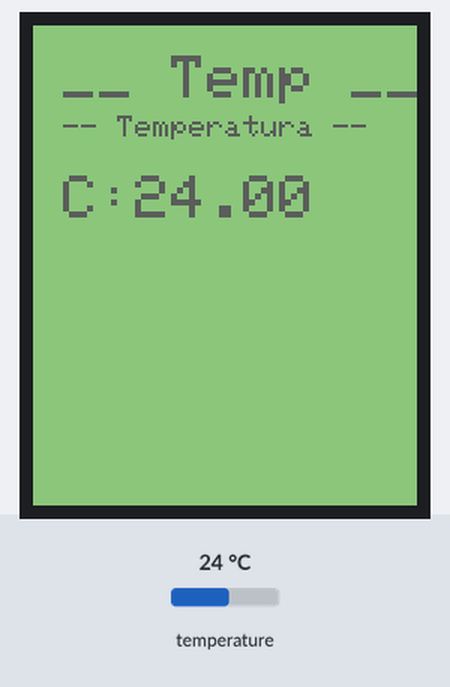
Simulated run of this sketch. Board: ESP32. On the bench: 128×160 colour display. The test bench sets the inputs (shaded band); at power-on: temperature 24 °C. What the sketch prints to the serial monitor is not drawn.

Above: at 1.6 s.
1.7 s: temperature set to 12 °C
At 2.7 s:
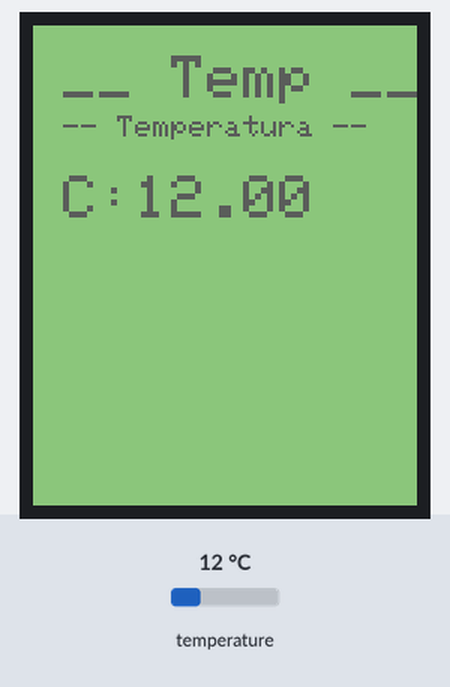
3.6 s: temperature set to 19 °C
At 5.0 s:
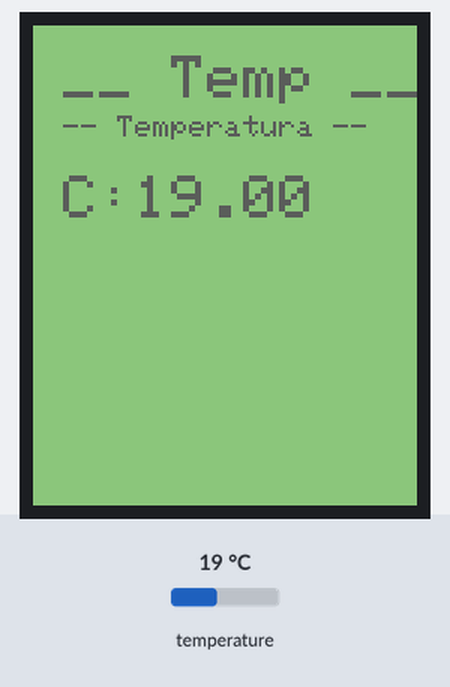
5.7 s: temperature set to 28 °C
At 7.4 s:
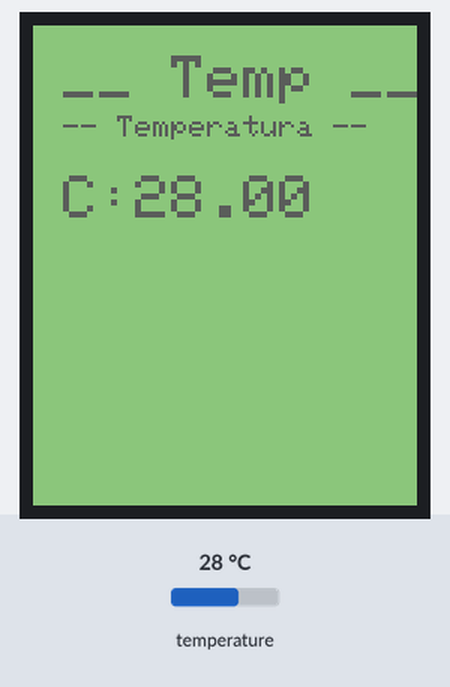
Timing chart, 0 to 8.9 s (numbered marks = the images above; inputs shaded):
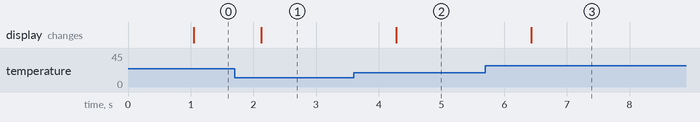

The sketch:

Temperatura_Display.ino
```cpp
#include <Adafruit_GFX.h>    // Core graphics library
#include <Adafruit_ST7735.h> // Hardware-specific library for ST7735
#include <SPI.h>

// These pins will also work for the 1.8" TFT shield

//ESP32-WROOM
#define TFT_DC 12 //A0
#define TFT_CS 13 //CS
#define TFT_MOSI 14 //SDA
#define TFT_CLK 27 //SCK
#define TFT_RST 0
#define TFT_MISO 0

//esp32 LoRa
/*
#define TFT_DC 17 //A0
#define TFT_CS 21 //CS
#define TFT_MOSI 2 //SDA
#define TFT_CLK 23 //SCK
#define TFT_RST 0
#define TFT_MISO 0
*/

Adafruit_ST7735 tft = Adafruit_ST7735(TFT_CS, TFT_DC, TFT_MOSI, TFT_CLK, TFT_RST);
/* ========================================================================================================

   Curso de Arduino e AVR 120

   WR Kits Channel


   Termômetro à Prova d'água


   Autor: Eng. Wagner Rambo  Data: Maio de 2017

   www.wrkits.com.br | facebook.com/wrkits | youtube.com/user/canalwrkits | dailymotion.com/wrkits


   HARDWARE:

   Fio vermelho do sensor -> 5V do Arduino
   Fio preto do sensor    -> GND do Arduino
   Fio amarelo do sensor  -> digital 3 do Arduino (ligar um resistor de 4,7k entre esta entrada e os 5V)


======================================================================================================== */


// ========================================================================================================
// --- Bibliotecas Auxiliares ---
#include <OneWire.h>
#include <DallasTemperature.h>


// ========================================================================================================
// --- Mapeamento de Hardware ---
#define    ONE_WIRE_BUS     23          //sinal do sensor DS18B20


// ========================================================================================================
// --- Declaração de Objetos ---
OneWire oneWire(ONE_WIRE_BUS);        //objeto one_wire
DallasTemperature sensors(&oneWire);
DeviceAddress sensor1;


// ========================================================================================================
// --- Protótipo das Funções ---
void mostra_endereco_sensor(DeviceAddress deviceAddress);  //Função para mostrar endereço do sensor


// ========================================================================================================
// --- Variáveis Globais ---
float tempMin = 999;   //armazena temperatura mínima
float tempMax = 0;     //armazena temperatura máxima


// ========================================================================================================
// --- Configurações Iniciais ---
void setup()
{
  //  Serial.begin(9600);
//  Serial.print("Hello! ST77xx TFT Test");

  // Use this initializer if you're using a 1.8" TFT
  tft.initR(INITR_BLACKTAB);   // initialize a ST7735S chip, black tab

  // Use this initializer (uncomment) if you're using a 1.44" TFT
  //tft.initR(INITR_144GREENTAB);   // initialize a ST7735S chip, black tab

  // Use this initializer (uncomment) if you're using a 0.96" 180x60 TFT
  //tft.initR(INITR_MINI160x80);   // initialize a ST7735S chip, mini display

  // Use this initializer (uncomment) if you're using a 1.54" 240x240 TFT
  //tft.init(240, 240);   // initialize a ST7789 chip, 240x240 pixels

//  Serial.println("Initialized");
  tft.setTextWrap(false);
  tft.fillScreen(0x408E2F);
  tft.setTextColor(0x5AEB);

 Serial.println("done");


  Serial.begin(9600);

  sensors.begin();

  // Localiza e mostra enderecos dos sensores
  Serial.println("Localizando sensores DS18B20...");
  Serial.print("Foram encontrados ");
  Serial.print(sensors.getDeviceCount(), DEC);
  Serial.println(" sensores.");

  if (!sensors.getAddress(sensor1, 0))
     Serial.println("Sensores nao encontrados !");

  // Mostra o endereco do sensor encontrado no barramento
  Serial.print("Endereco sensor: ");
  mostra_endereco_sensor(sensor1);
  Serial.println();
  Serial.println();


} //end setup


// ========================================================================================================
// --- Loop Infinito ---
void loop()
{
  // Le a informacao do sensor
  sensors.requestTemperatures();
  float tempC = sensors.getTempC(sensor1);

  // Atualiza temperaturas minima e maxima
  if (tempC < tempMin)
  {
    tempMin = tempC;
  }
  if (tempC > tempMax)
  {
    tempMax = tempC;
  }

  // Mostra dados no serial monitor
  Serial.print("Temp C: ");
  Serial.print(tempC);
  Serial.print(" Min : ");
  Serial.print(tempMin);
  Serial.print(" Max : ");
  Serial.println(tempMax);


  delay(50);

  tft.setTextSize(2);
  tft.setCursor(10, 10);
  tft.println("__ Temp __");
  tft.setTextSize(1);
  tft.setCursor(10, 30);
  tft.println("-- Temperatura --");
  tft.setTextSize(2);
  tft.setCursor(10, 50);
  tft.fillRect(32,50, 100 ,100,0x408E2F);
  tft.print("C:");
  tft.print(tempC);


  delay(250);


} //end loop


// ========================================================================================================
// --- Desenvolvimento das Funções ---


// ========================================================================================================
// --- Função para mostrar endereço do sensor ---
void mostra_endereco_sensor(DeviceAddress deviceAddress)
{
  for (uint8_t i = 0; i < 8; i++)
  {
    // Adiciona zeros se necessário
    if (deviceAddress[i] < 16) Serial.print("0");
    Serial.print(deviceAddress[i], HEX);
  }
}
```

Measured:
- after the input at 1.7 s, the display: changes after 0.43 s (image 1)
- after the input at 3.6 s, the display: changes after 0.68 s (image 2)
- after the input at 5.7 s, the display: changes after 0.73 s (image 3)
